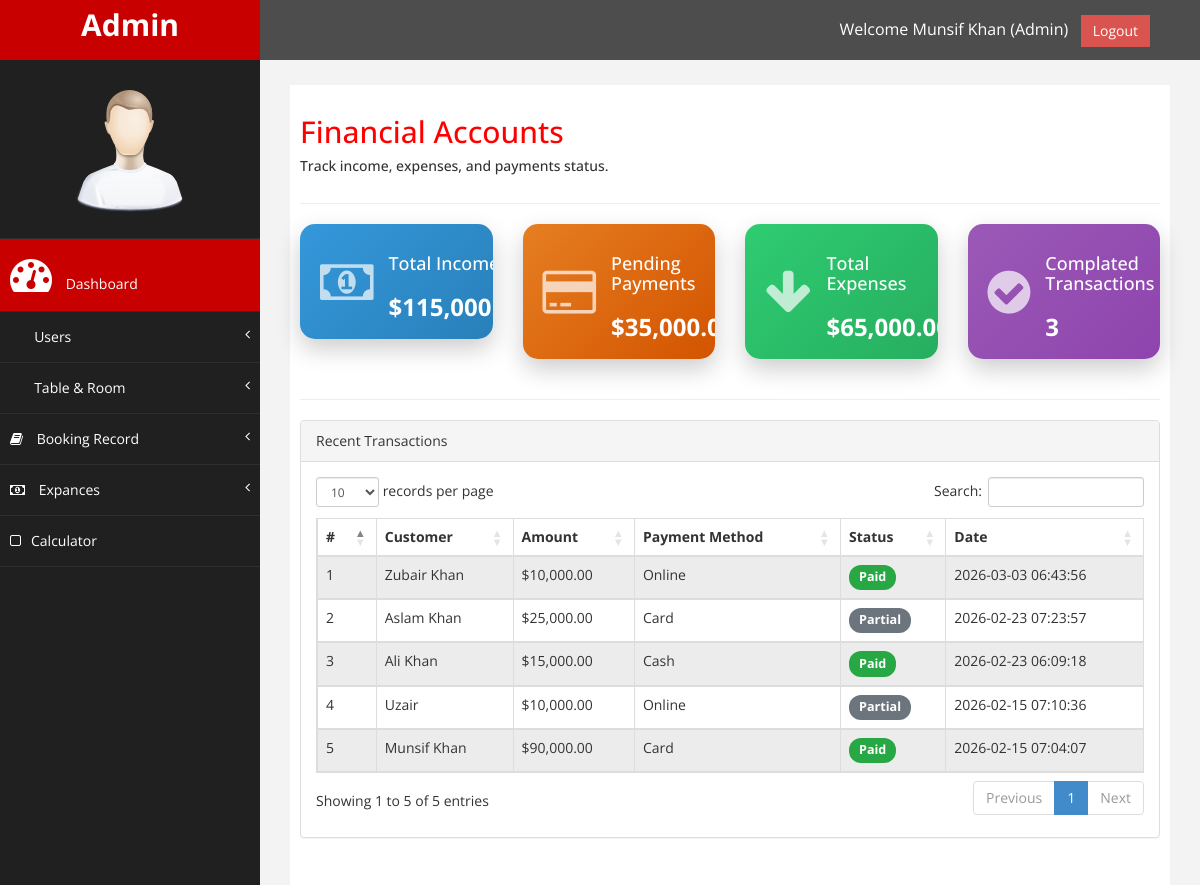
The app's page /adminPanel/accounts/manage_expance.php (signed in) with its own data.
### tables this page shows
CREATE TABLE `bookings` (
  `id` int(20) NOT NULL,
  `cus_name` varchar(100) NOT NULL,
  `cus_phone` varchar(20) NOT NULL,
  `cus_email` varchar(150) NOT NULL,
  `passport_no` varchar(50) DEFAULT NULL,
  `address` text DEFAULT NULL,
  `booking_type` enum('Room','Table') NOT NULL,
  `rooms` int(11) NOT NULL DEFAULT 0,
  `adults` int(20) NOT NULL,
  `room_type` varchar(50) NOT NULL,
  `numGuest` int(11) NOT NULL,
  `check_in` date NOT NULL,
  `check_out` date NOT NULL,
  `amount` decimal(10,2) DEFAULT NULL,
  `payment_method` enum('Cash','Card','Online') NOT NULL,
  `pay_status` enum('Paid','Unpaid','Partial') NOT NULL DEFAULT 'Unpaid',
  `special_request` text DEFAULT NULL,
  `booking_status` enum('new','Accepted','Rejected') NOT NULL DEFAULT 'new',
  `created_at` timestamp NOT NULL DEFAULT current_timestamp(),
  `updated_at` timestamp NOT NULL DEFAULT current_timestamp() ON UPDATE current_timestamp()
);

### adminPanel/accounts/manage_expance.php (the view, shortened to what this page needs)
<?php
include '../includes/header2.php';
?>
<div id="page-wrapper">
    <div id="page-inner">
        <div class="row">
            <div class="col-md-12">
                <h2>Financial Accounts</h2>
                <h5>Track income, expenses, and payments status.</h5>
            </div>
        </div>
        <hr />
        <div class="row">
            <div class="col-md-3 col-sm-6 col-xs-12">
                <div class="card bg-gradient-blue text-white">
                    <div class="card-body">
                        <div class="card-icon"><i class="fa fa-money"></i></div>
                        <div class="card-text">
                            <h4>Total Income</h4>
                            <p><?php
                                $res = $conn->query("SELECT SUM(amount) as total FROM bookings WHERE pay_status='Paid'");
                                $data = $res->fetch_assoc();
                                echo '$' . number_format($data['total'] ?? 0,2);
                            ?></p>
                        </div>
                    </div>
                </div>
            </div>
            <div class="col-md-3 col-sm-6 col-xs-12">
                <div class="card bg-gradient-orange text-white">
                    <div class="card-body">
                        <div class="card-icon"><i class="fa fa-credit-card"></i></div>
                        <div class="card-text">
                            <h4>Pending Payments</h4>
                            <p><?php
                                $res = $conn->query("SELECT SUM(amount) as total FROM bookings WHERE pay_status='Partial'");
                                $data = $res->fetch_assoc();
                                echo '$' . number_format($data['total'] ?? 0,2);
                            ?></p>
                        </div>
                    </div>
                </div>
            </div>
            <div class="col-md-3 col-sm-6 col-xs-12">
                <div class="card bg-gradient-green text-white">
                    <div class="card-body">
                        <div class="card-icon"><i class="fa fa-arrow-down"></i></div>
                        <div class="card-text">
                            <h4>Total Expenses</h4>
                            <p><?php
                                $res = $conn->query("SELECT SUM(amount) as total FROM expenses");
                                $data = $res->fetch_assoc();
                                echo '$' . number_format($data['total'] ?? 0,2);
                            ?></p>
                        </div>
                    </div>
                </div>
            </div>
            <div class="col-md-3 col-sm-6 col-xs-12">
                <div class="card bg-gradient-purple text-white">
                    <div class="card-body">
                        <div class="card-icon"><i class="fa fa-check-circle"></i></div>
                        <div class="card-text">
                            <h4>Complated Transactions</h4>
                            <p><?php
                                $res = $conn->query("SELECT COUNT(*) as total FROM bookings WHERE pay_status='Paid'");
                                $data = $res->fetch_assoc();
                                echo $data['total'] ?? 0;
                            ?></p>
                        </div>
                    </div>
                </div>
            </div>
        </div>
        <hr />
        <div class="row">
            <div class="col-md-12">
                <div class="panel panel-default">
                    <div class="panel-heading">Recent Transactions</div>
                    <div class="panel-body table-responsive">
                        <div class="table-responsive">
                            <table class="table table-striped table-bordered table-hover" id="dataTables-example">
                            <thead>
                                <tr>
                                    <th>#</th>
                                    <th>Customer</th>
                                    <th>Amount</th>
                                    <th>Payment Method</th>
                                    <th>Status</th>
                                    <th>Date</th>
                                </tr>
                            </thead>
                            <tbody>
                                <?php
                                $res = $conn->query("SELECT cus_name, amount, payment_method, pay_status, created_at FROM bookings ORDER BY id DESC LIMIT 10");
                                $count=1;
                                while($row=$res->fetch_assoc()){
                                    $statusClass = 'secondary';
                                    if($row['pay_status']=='Paid') $statusClass='success';
                                    echo "<tr>
                                        <td>{$count}</td>
                                        <td>{$row['cus_name']}</td>
                                        <td>$".number_format($row['amount'],2)."</td>
                                        <td>{$row['payment_method']}</td>
                                        <td><span class='badge badge-{$statusClass}'>{$row['pay_status']}</span></td>
                                        <td>{$row['created_at']}</td>
                                    </tr>";
                                    $count++;
                                }
                                ?>
                            </tbody>
                        </table>
                        </div>
                    </div>
                </div>
            </div>
        </div>
    </div>
</div>
<?php include '../includes/footer2.php'; ?>

### adminPanel/assets/css/custom.css (style rules this page uses)
body { font-family: 'Open Sans', sans-serif; }
#page-wrapper { padding: 15px 15px; min-height: 600px; background:#F3F3F3; }
#page-inner { width:100%; margin:10px 20px 10px 0px; background-color:#fff!important; padding:10px; min-height:1200px; }
h2 { color: #f00; }
h4 { padding-top:10px; }
p { font-size:16px; line-height:25px; padding-top:20px; }
@media (min-width:768px) { #page-wrapper { margin: 0 0 0 260px; padding: 15px 30px; min-height: 1200px; } }

### adminPanel/accounts/manage_expance.php (style rules this page uses)
.card { border-radius: 15px; padding: 20px; margin-bottom: 20px; color: #fff; position: relative; overflow: hidden; box-shadow: 0 10px 25px rgba(0,0,0,0.2); transition: transform 0.3s, box-shadow 0.3s; }
.card-body { display: flex; align-items: center; }
.card-icon { font-size: 50px; margin-right: 15px; opacity: 0.7; }
.bg-gradient-blue { background: linear-gradient(135deg,#3498db,#2980b9); }
.bg-gradient-orange { background: linear-gradient(135deg,#e67e22,#d35400); }
.bg-gradient-green { background: linear-gradient(135deg,#2ecc71,#27ae60); }
.bg-gradient-purple { background: linear-gradient(135deg,#9b59b6,#8e44ad); }
.card-text h4 { margin:0; font-size:18px; }
.card-text p { margin:0; font-size:24px; font-weight:bold; }
.badge { font-size: 0.9em; padding: 0.5em 0.8em; border-radius: 12px; }
.badge-success { background-color: #28a745; }
.badge-secondary { background-color: #6c757d; }

### records on screen
bookings: cus_name "Zubair Khan", amount "10,000.00", payment_method "Online", pay_status "Paid", created_at "2026-03-03 06:43:56"
bookings: cus_name "Aslam Khan", amount "25,000.00", payment_method "Card", pay_status "Partial", created_at "2026-02-23 07:23:57"
bookings: cus_name "Ali Khan", amount "15,000.00", payment_method "Cash", pay_status "Paid", created_at "2026-02-23 06:09:18"
bookings: cus_name "Uzair", amount "10,000.00", payment_method "Online", pay_status "Partial", created_at "2026-02-15 07:10:36"
bookings: cus_name "Munsif Khan", amount "90,000.00", payment_method "Card", pay_status "Paid", created_at "2026-02-15 07:04:07"

### other values on screen
$role "Admin"
$_SESSION['userName'] "Munsif Khan"
$_SESSION['role'] "Admin"
$data['total'] "3"
